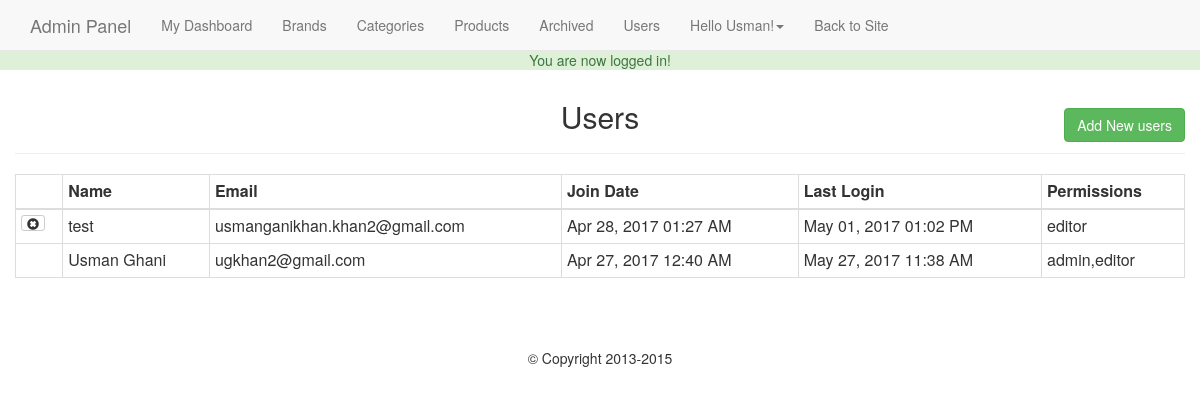
Screenshot of /admin/users.php (signed in) with the database file from the repository.
### tables this page shows
CREATE TABLE `panelusers` (
  `id` int(11) NOT NULL,
  `full_name` varchar(255) DEFAULT NULL,
  `email` varchar(255) DEFAULT NULL,
  `password` varchar(255) NOT NULL,
  `join_date` datetime NOT NULL DEFAULT CURRENT_TIMESTAMP,
  `last_login` datetime NOT NULL,
  `permissions` varchar(255) NOT NULL
);

### helpers/helpers.php (called while the page is built, shortened)
<?php
function pretty_date($date){
	return date("M d, Y h:i A", strtotime($date));
}

### admin/users.php (the view, shortened to what this page needs)
<?php
	require_once '../core/init.php';
	include 'includes/head.php';
	include 'includes/navigation.php';
	if (isset($_GET['add'])) {
		$name = ((isset($_POST['name']))?sanitize($_POST['name']):'');
		$email = ((isset($_POST['email']))?sanitize($_POST['email']):'');
		$password = ((isset($_POST['password']))?sanitize($_POST['password']):'');
		$confirm = ((isset($_POST['confirm']))?sanitize($_POST['confirm']):'');
		$permissions = ((isset($_POST['permissions']))?sanitize($_POST['permissions']):'');
		$errors = array();
		if ($_POST) {
			$emailQuery = $db->query("SELECT * FROM panelusers WHERE email = '$email'");
			$emailCount= mysqli_num_rows($emailQuery);
			if ($emailCount != 0) {
				$errors[] = 'That email already exists in our database!';
			}
			$required = array('name', 'email', 'password', 'confirm', 'permissions');
			foreach ($required as $field) {
				if (empty($_POST[$field])) {
					$errors[] = 'You must fill out all fields!';
					break;
				}
			}
			if (strlen($password)<6) {
				$errors[] = 'Your password must be atleast 6 characters!';
			}
			if ($password != $confirm) {
				$errors[] = 'Your password do not match!';
			}
			if (!filter_var($email,FILTER_VALIDATE_EMAIL)) {
				$errors[] = 'You must enter a valid email!';
			}
			if (!empty($errors)) {
				echo display_errors($errors);
			}else{
				$hashed_pass = password_hash($password, PASSWORD_DEFAULT);
				$db->query("INSERT INTO  panelusers (full_name, email, password, permissions) VALUES ('$name', '$email', '$hashed_pass', '$permissions')");
				$_SESSION['success_flash']='User has been added!';
				header('Location: users.php');
			}
		}
		?>
			<h2 class="text-center">Add A New User</h2><hr>
			<form action="users.php?add=1" method="POST">
				<div class="form-group col-md-6">
					<label for="name">Full Name:</label>
					<input type="text" name="name" id="name" class="form-control" value="<?=$name;?>">
				</div>
				<div class="form-group col-md-6">
					<label for="email">Email:</label>
					<input type="email" name="email" id="email" class="form-control" value="<?=$email;?>">
				</div>
				<div class="form-group col-md-6">
					<label for="password">Password:</label>
					<input type="password" name="password" id="password" class="form-control" value="<?=$password;?>">
				</div>
				<div class="form-group col-md-6">
					<label for="confirm">Confirm Password:</label>
					<input type="password" name="confirm" id="confirm" class="form-control" value="<?=$confirm;?>">
				</div>
				<div class="form-group col-md-6">
					<label for="permissions">Permissions:</label>
					<select class="form-control" name="permissions">
						<option value=""<?=(($permissions=='')?' selected':'');?>></option>
						<option value="editor"<?=(($permissions=='editor')?' selected':'');?>>Editor</option>
						<option value="admin,editor"<?=(($permissions=='admin,editor')?' selected':'');?>>Admin</option>
					</select>
				</div>
				<div class="form-group col-md-6 text-right" style="margin-top:25px;">
					<a href="users.php" class="btn btn-default">Cancel</a>
					<input type="submit" value="Add User" class="btn btn-primary">
				</div>
			</form>
		<?php
	}else{
		$userQuery = $db->query("SELECT * FROM panelusers ORDER BY full_name");
?>
<h2 class="text-center">Users</h2>
<a href="users.php?add=1" class="btn btn-success pull-right" id="add-product-btn">Add New users</a>
<hr>
<table class="table table-bordered table-stripped table-condensed">
	<thead><th></th><th>Name</th><th>Email</th><th>Join Date</th><th>Last Login</th><th>Permissions</th></thead>
	<tbody>
		<?php while($user = mysqli_fetch_assoc($userQuery)): ?>
			<tr>
				<td>
					<?php if($user['id'] != $userData['id']):?>
						<a href="users.php?delete=<?=$user['id'];?>" class="btn btn-default btn-xs"><span class="glyphicon glyphicon-remove-sign"></span></a>
					<?php endif;?>
				</td>
				<td><?=$user['full_name'];?></td>
				<td><?=$user['email'];?></td>
				<td><?=pretty_date($user['join_date']);?></td>
				<td><?=(($user['last_login']=='0000-00-00 00:00:00')?'Never':pretty_date($user['last_login']));?></td>
				<td><?=$user['permissions'];?></td>
			</tr>
		<?php endwhile; ?>
	</tbody>
</table>
 <?php } include 'includes/footer.php'; ?>

### css/main.css (style rules this page uses)
body { padding-top: 50px; }
#add-product-btn { margin-top: -35px; }

### rows the page displays
panelusers: full_name "test", email "usmanganikhan.khan2@gmail.com", join_date "Apr 28, 2017 01:27 AM", last_login "May 01, 2017 01:02 PM", permissions "editor"
panelusers: full_name "Usman Ghani", email "ugkhan2@gmail.com", join_date "Apr 27, 2017 12:40 AM", last_login "May 27, 2017 11:38 AM", permissions "admin,editor"

### other values shown
$_SESSION['success_flash'] "You are now logged in!"
$userData['first'] "Usman"
